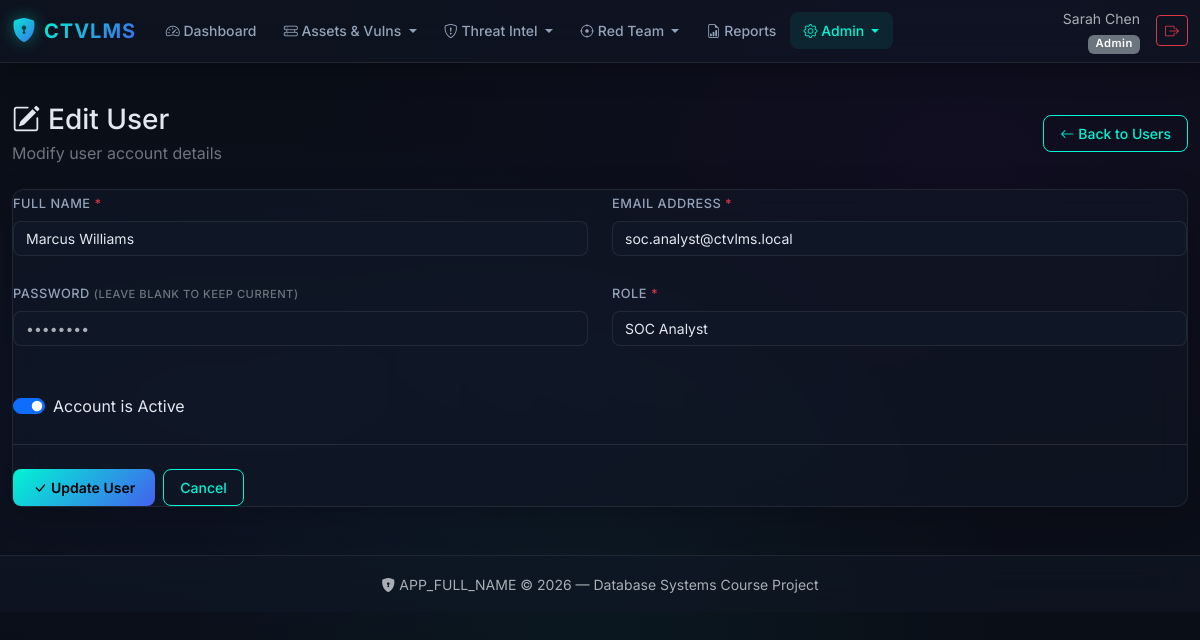
The page /?page=users/form&id=2 (signed in) on the database as committed earlier.
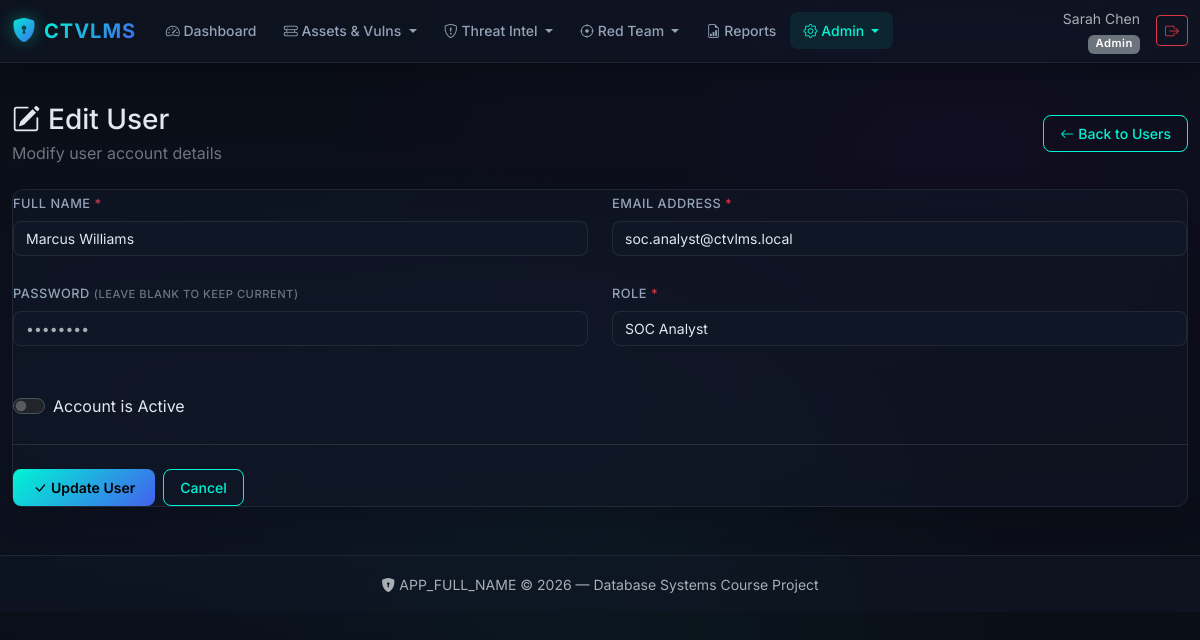
The same page on the database as committed later.
### tables this page shows
CREATE TABLE users (
    userID INT AUTO_INCREMENT PRIMARY KEY,
    fullName VARCHAR(100) NOT NULL,
    email VARCHAR(150) NOT NULL UNIQUE,
    passwordHash VARCHAR(255) NOT NULL,
    role ENUM('Admin','SOC_Analyst','Red_Teamer','Vuln_Manager','Viewer') NOT NULL DEFAULT 'Viewer',
    isActive BOOLEAN NOT NULL DEFAULT TRUE,
    createdAt TIMESTAMP DEFAULT CURRENT_TIMESTAMP
);

### index.php (called while the page is built, shortened)
<?php
require_once __DIR__ . '/includes/helpers.php';
$page = $_GET['page'] ?? 'dashboard';
$page = preg_replace('/[^a-zA-Z0-9_\/]/', '', $page);
$routes = [
    'dashboard'            => 'pages/dashboard.php',
    'reports'              => 'pages/reports.php',
    'users/list'           => 'pages/users/list.php',
    'users/form'           => 'pages/users/form.php',
    'assets/list'          => 'pages/assets/list.php',
    'assets/form'          => 'pages/assets/form.php',
    'vulnerabilities/list' => 'pages/vulnerabilities/list.php',
    'vulnerabilities/form' => 'pages/vulnerabilities/form.php',
    'exposures/list'       => 'pages/exposures/list.php',
    'asset_vulns/list'     => 'pages/asset_vulns/list.php',
    'asset_vulns/form'     => 'pages/asset_vulns/form.php',
    'threat_actors/list'   => 'pages/threat_actors/list.php',
    'threat_actors/form'   => 'pages/threat_actors/form.php',
    'iocs/list'            => 'pages/iocs/list.php',
    'iocs/form'            => 'pages/iocs/form.php',
    'incidents/list'       => 'pages/incidents/list.php',
    'incidents/form'       => 'pages/incidents/form.php',
    'engagements/list'     => 'pages/engagements/list.php',
    'engagements/form'     => 'pages/engagements/form.php',
    'findings/list'        => 'pages/findings/list.php',
    'findings/form'        => 'pages/findings/form.php',
    'remediations/list'    => 'pages/remediations/list.php',
    'remediations/form'    => 'pages/remediations/form.php',
    'audit_log/list'       => 'pages/audit_log/list.php',
];
require __DIR__ . '/' . $routes[$page];

### includes/helpers.php (called while the page is built, shortened)
<?php
function e(?string $str): string
{
    return htmlspecialchars($str ?? '', ENT_QUOTES, 'UTF-8');
}

### pages/users/form.php (the view, shortened to what the changed rows need)
<?php
$db = getDB();
$id = isset($_GET['id']) ? (int)$_GET['id'] : 0;
$isEdit = $id > 0;
$record = null;
if ($isEdit) {
    $stmt = $db->prepare('SELECT * FROM users WHERE userID = :id');
    $stmt->execute([':id' => $id]);
    $record = $stmt->fetch();
    $pageTitle = 'Edit User';
} else {
    $pageTitle = 'Create User';
}
require __DIR__ . '/../../includes/header.php';
?>
<div class="page-header fade-in-up">
    <div>
        <h1 class="h3 mb-1">
            <i class="bi bi-<?= $isEdit ? 'pencil-square' : 'person-plus-fill' ?> me-2"></i><?= e($pageTitle) ?>
        </h1>
    </div>
</div>
<div class="glass-card fade-in-up">
    <form method="POST" action="?page=users/form<?= $isEdit ? '&id=' . $id : '' ?>">
        <div class="row g-4">
            <div class="col-md-6">
                <label for="fullName" class="form-label">Full Name <span class="text-danger">*</span></label>
                <input type="text" class="form-control bg-dark text-light border-secondary" id="fullName" name="fullName"
                       value="<?= e($record['fullName'] ?? ($_POST['fullName'] ?? '')) ?>" required>
            </div>
            <div class="col-md-6">
                <label for="email" class="form-label">Email Address <span class="text-danger">*</span></label>
                <input type="email" class="form-control bg-dark text-light border-secondary" id="email" name="email"
                       value="<?= e($record['email'] ?? ($_POST['email'] ?? '')) ?>" required>
            </div>
            <div class="col-md-6">
                <label for="role" class="form-label">Role <span class="text-danger">*</span></label>
                <select class="form-select bg-dark text-light border-secondary" id="role" name="role" required>
                    <?php
                    $roles = ['Admin', 'SOC_Analyst', 'Red_Teamer', 'Vuln_Manager', 'Viewer'];
                    $currentRole = $record['role'] ?? ($_POST['role'] ?? '');
                    foreach ($roles as $r):
                    ?>
                        <option value="<?= e($r) ?>" <?= $currentRole === $r ? 'selected' : '' ?>><?= e(str_replace('_', ' ', $r)) ?></option>
                    <?php endforeach; ?>
                </select>
            </div>
            <div class="col-md-6">
                <div class="form-check form-switch mt-4">
                    <?php
                    $isActiveChecked = $isEdit ? (bool)$record['isActive'] : (isset($_POST['isActive']) || $_SERVER['REQUEST_METHOD'] !== 'POST');
                    ?>
                    <input class="form-check-input" type="checkbox" id="isActive" name="isActive"
                           <?= $isActiveChecked ? 'checked' : '' ?>>
                    <label class="form-check-label" for="isActive">Account is Active</label>
                </div>
            </div>
        </div>
    </form>
</div>
<?php require __DIR__ . '/../../includes/footer.php'; ?>

Rows that differ between the two databases and show on the page:
changed users "Marcus Williams": isActive "☑" → "☐"
